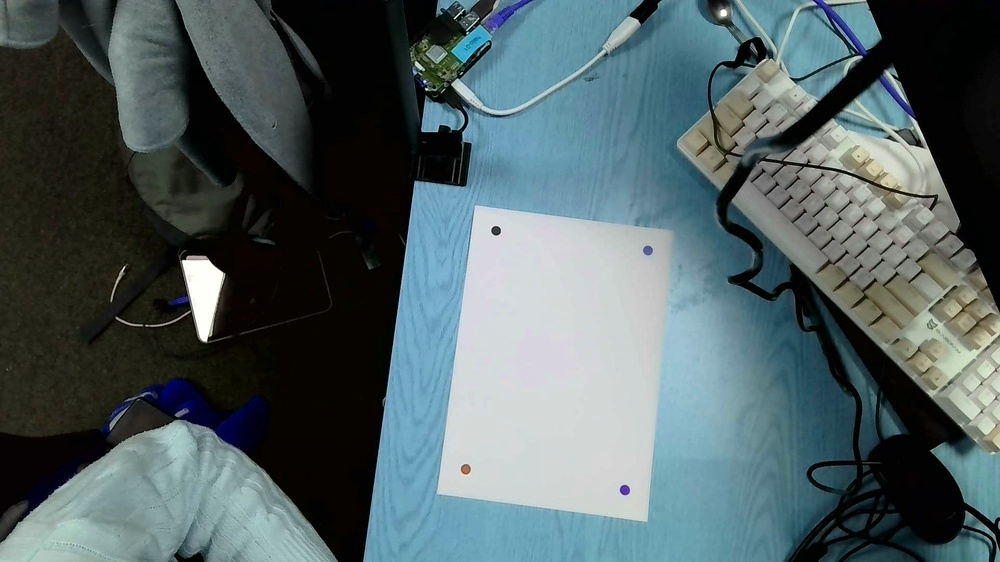
#> input picture webcam_storage/customs/single_boxes/0.5cm/seta.jpg, 1000 x 562 px, shrunk from 1920 x 1080 before the run, found by its file name
$ jupyter execute --allow-errors testDotsPipe1.ipynb
#> lines starting #> are read from the running program, lines starting #| are printed output that depends on the picture; after the words box and inside, x2 and y2 are one past the last pixel; in counts of white or black regions, pixels touching at a corner belong together
Tests out the computer vision side of things, thresholding, dot recognition, color recognition.

[cell 1]
from pathlib import Path
import cv2 as cv
import numpy as np
from matplotlib import pyplot as plt
import pandas as pd

[cell 2]
## Input images (Knob 1)
def inputImage(path, pltShow=False):
#> called with path = '/darks/single_boxes/cm1/setA', pltShow = True
    img_path = Path("../webcam_storage/" + path + ".jpg")
    image = cv.imread(img_path, cv.IMREAD_COLOR_RGB)
#> image is the input picture: shape (562, 1000, 3); mean B, G, R 99.1, 96.7, 81.1
    if pltShow:
        print(path)
        plt.imshow(image)
        plt.show()
    return image


# /Users/jdreiling/Desktop/puck/puck/webcam_storage/customs/single_boxes/cm1/setA1.jpg

[cell 3]
## Image Preprocessing (Knob 2)
def preprocess(image, pltShow = False):
#> called with pltShow = True
    imageBlurred = cv.medianBlur(image, 5)
    gray = cv.cvtColor(imageBlurred, cv.COLOR_RGBA2GRAY)
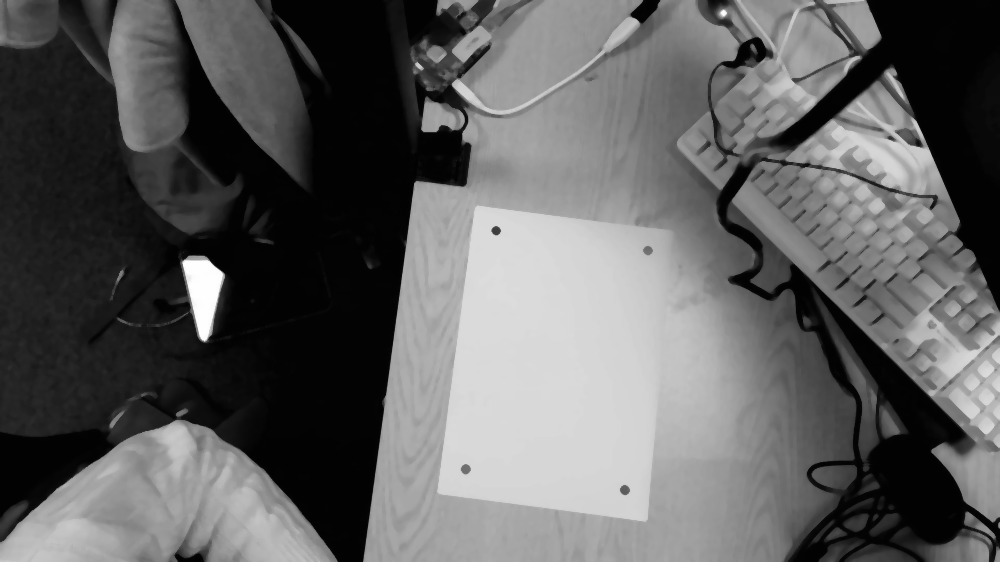
#> gray: shape (562, 1000); min 1, max 254, mean 95.7
    if pltShow:
        print("Gray Scale")
        plt.imshow(gray, cmap="gray")
        plt.show()
    return gray

[cell 4]
## Image Thresholding (Knob 3)
def threshold(gray, criteriaStr, pltShow = False):
#> called with criteriaStr = 'CV_THRESH_BINARY', pltShow = True
    if criteriaStr == "CV_THRESH_BINARY":
        _, thesholded = cv.threshold(gray, 185, 255, cv.THRESH_BINARY)
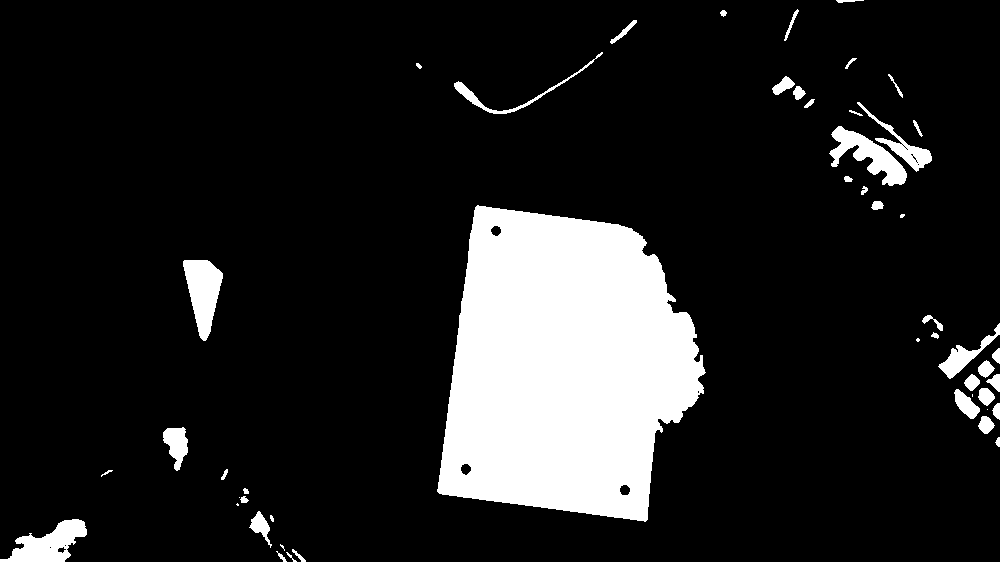
#> thesholded: shape (562, 1000); 13.3% white; 50 white regions (7 under 20 px), largest, box (x1, y1, x2, y2) and area: (437, 205, 706, 522) 62704, (183, 260, 223, 341) 1962, (0, 519, 87, 562) 1931
    elif criteriaStr == "CV_ADAPT_GAUSS":
         _, thesholded = cv.threshold(gray, 180, 255, cv.ADAPTIVE_THRESH_GAUSSIAN_C)
    elif criteriaStr == "CV_ADAPT_MEAN":
         _, thesholded = cv.threshold(gray, 180, 255, cv.ADAPTIVE_THRESH_MEAN_C)
    else:
        _, thesholded = cv.threshold(gray, 180, 255, cv.THRESH_BINARY)
    if pltShow:
        print("Gray Scale")
        plt.imshow(thesholded, cmap="gray")
        plt.show()
    return thesholded

[cell 5]
## Blob Detector Settings (Knobs 4 and 5)
def blobParamFunc(minCircularity, minArea):
    params = cv.SimpleBlobDetector_Params()
    params.filterByCircularity = True
    params.minCircularity = minCircularity
    params.minArea=minArea
    return params

[cell 6]
## Pipeline
def pipeline(imageList, sucessDict, criteria, detector, prints):
    for path in imageList:
        print(path)
        image = inputImage(path,pltShow=prints)
        print(prints)
        gray = preprocess(image,pltShow=prints)
        thresholded = threshold(gray, criteria,prints)
        keypoints = detector.detect(thresholded)
#> keypoints = ()
        blank = np.zeros((1, 1))
        blobs = cv.drawKeypoints(image, keypoints, blank, (255, 0, 0), cv.DRAW_MATCHES_FLAGS_DRAW_RICH_KEYPOINTS)
        if prints == True:
            print("Blobs detected")
            print(len(keypoints))
#| 0
#> `sucessDF = pipeline(paths, sucessDict, criteria, detector, True)`: sucessDF = table of 1 rows and 1 columns
            plt.imshow(blobs, interpolation="nearest")
            plt.show()

        sucessDict.update({path[-1]:[True]}) if len(keypoints) == 4 else sucessDict.update({path[-1]:[False]})
    return pd.DataFrame(sucessDict)

[cell 7]
### criteria possibilities
criteriaList = ["CV_THRESH_BINARY","CV_ADAPT_GAUSS", "CV_ADAPT_MEAN"]
criteriaList= [criteriaList[0]]

[cell 8]
blobParams = blobParamFunc(.1,100)
list = ["A", "B", "C", "D"]
list = list[0]
size = "cm1"
colorPal = "darks"
boxCount = ("single_boxes",4)
paths = ["/" + colorPal + "/" + boxCount[0] + "/" + size + "/set"+ path  for path in list]

#> (the rest of this cell did not finish here and is left out)
